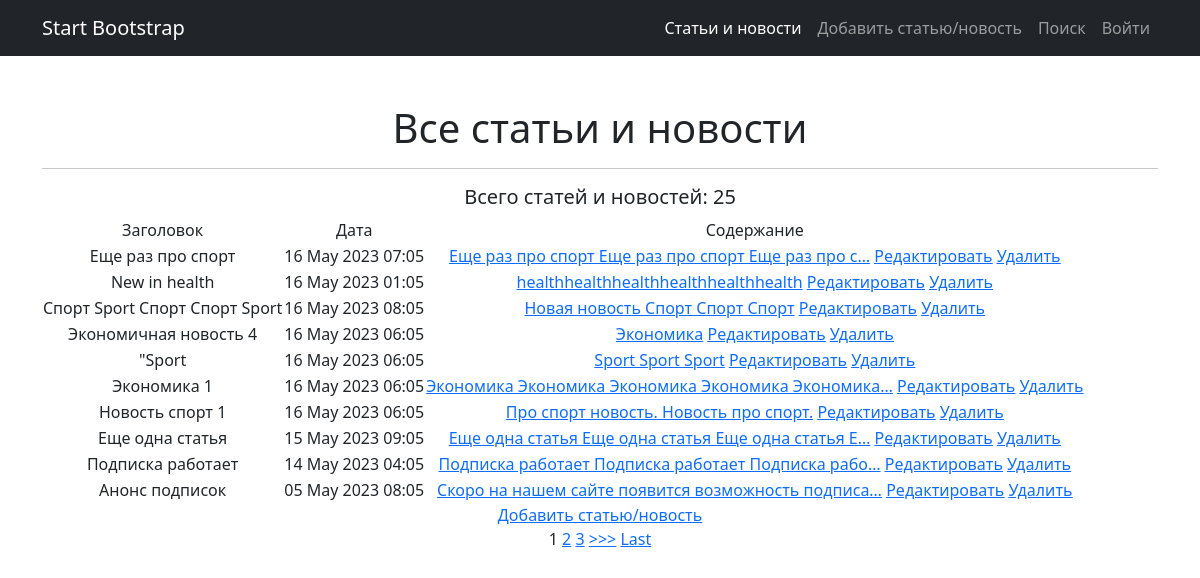
Page /news/ on the committed database.
### news/models.py (models this page shows, shortened)
class Post (models.Model):
    author = models.ForeignKey(Author, on_delete=models.CASCADE)
    article='AR'
    news='NW'
    POST_TYPES=[
        (article, 'Статья'),
        (news,'Новость')
    ]
    postType=models.CharField(max_length=2, choices=POST_TYPES, default=news)
    dateTimeCreate=models.DateTimeField(auto_now_add=True)
    postCategory=models.ManyToManyField(Category, through='PostCategory')
    title=models.CharField(max_length=255)
    text=models.TextField()
    postRating=models.IntegerField(default=0)

### news/views.py (the view)
# urls.py: path('', PostList.as_view()), # т.к. сам по себе это класс, то нам надо представить этот класс в виде view. Для этого вызываем метод as_view
class PostList(ListView):
    model = Post  # указываем модель, объекты которой мы будем выводить
    template_name = 'posts.html'  # указываем имя шаблона, в котором будет лежать HTML, в нём будут все инструкции о том, как именно пользователю должны вывестись наши объекты
    context_object_name = 'posts'  # это имя списка, в котором будут лежать все объекты, его надо указать, чтобы обратиться к самому списку объектов через HTML-шаблон
    queryset = Post.objects.order_by('-id') # это если без формы поиска
    paginate_by = 10 # поставим постраничный вывод в 10 элементов

### news/templatetags/news_filters.py (called while the page is built)
@register.filter(name='censor') # регистрируем наш фильтр под именем censor, чтоб django понимал, что это именно фильтр, а не простая функция
def censor(value): # первый аргумент здесь — это то значение, к которому надо применить фильтр, т.е. примерно следующее будет в шаблоне value|censor
    for word in bad_words_list:
        value = value.replace(word, "")
    return value # возвращаемое функцией значение — это то значение, которое подставится к нам в шаблон

### templates/posts.html (shortened to what this page needs)
{% extends 'default.html' %}
{% load news_filters %}
{% block content %}
    <h1>Все статьи и новости</h1>
    <hr>
    {% if posts %}
    {% if is_paginated %}
    <h5>Всего статей и новостей: {{ page_obj.paginator.count }}</h5>
    {% else %}
    <h5>Всего статей и новостей: {{ posts|length }}</h5>
    {% endif %}
        <table>
            <tr>
                <td>
                    Заголовок
                </td>
                <td>
                    Дата
                </td>
                <td>
                    Содержание
                </td>
            </tr>
        {% for post in posts %}
            <tr>
                <td>
                    {{ post.title|censor }}
                </td>
                <td>
                    {{ post.dateTimeCreate|date:'d M Y h:m' }}
                </td>
                <td>
                    <a href="/news/{{ post.id }}">{{ post.text|censor|truncatechars:50 }}</a>
                    <a href="/news/{{ post.id }}/edit"><u>Редактировать</u></a>
                    <a href="/news/{{ post.id }}/delete"><u>Удалить</u></a>
                </td>
            </tr>
        {% endfor %}
        </table>
        <a href="/news/add">Добавить статью/новость</a> <br>
        {% if is_paginated %}
        {% for num in page_obj.paginator.page_range %}
            {% if page_obj.number == num %}
                <a>{{ num }}</a>
            {% elif num > page_obj.number|add:'-3' and num < page_obj.number|add:'3' %}
                <a href="?page={{ num }}">{{ num }}</a>
            {% endif %}
        {% endfor %}
        {% if page_obj.has_next %}
            <a href="?page={{ page_obj.next_page_number }}">>>></a>
            <a href="?page={{ page_obj.paginator.num_pages }}">Last</a>
        {% endif %}
        {% endif %}
    {% else %}
        <h2>Статей и новостей нет!</h2>
    {% endif %}
{% endblock content %}

### rows in the picture
Post: title|censor "Еще раз про спорт", dateTimeCreate "16 May 2023 07:05", text|censor "Еще раз про спорт Еще раз про спорт Еще раз про с…"
Post: title|censor "New in health", dateTimeCreate "16 May 2023 01:05", text|censor "healthhealthhealthhealthhealthhealth"
Post: title|censor "Спорт Sport Спорт Спорт Sport", dateTimeCreate "16 May 2023 08:05", text|censor "Новая новость Спорт Спорт Спорт"
Post: title|censor "Экономичная новость 4", dateTimeCreate "16 May 2023 06:05", text|censor "Экономика"
Post: title|censor "\"Sport", dateTimeCreate "16 May 2023 06:05", text|censor "Sport Sport Sport"
Post: title|censor "Экономика 1", dateTimeCreate "16 May 2023 06:05", text|censor "Экономика Экономика Экономика Экономика Экономика…"
Post: title|censor "Новость спорт 1", dateTimeCreate "16 May 2023 06:05", text|censor "Про спорт новость. Новость про спорт."
Post: title|censor "Еще одна статья", dateTimeCreate "15 May 2023 09:05", text|censor "Еще одна статья Еще одна статья Еще одна статья Е…"
Post: title|censor "Подписка работает", dateTimeCreate "14 May 2023 04:05", text|censor "Подписка работает Подписка работает Подписка рабо…"
Post: title|censor "Анонс подписок", dateTimeCreate "05 May 2023 08:05", text|censor "Скоро на нашем сайте появится возможность подписа…"

### other values in the picture
{{ page_obj.paginator.count }} "25"
{{ num }} "1"
{{ num }} "2" "3"
